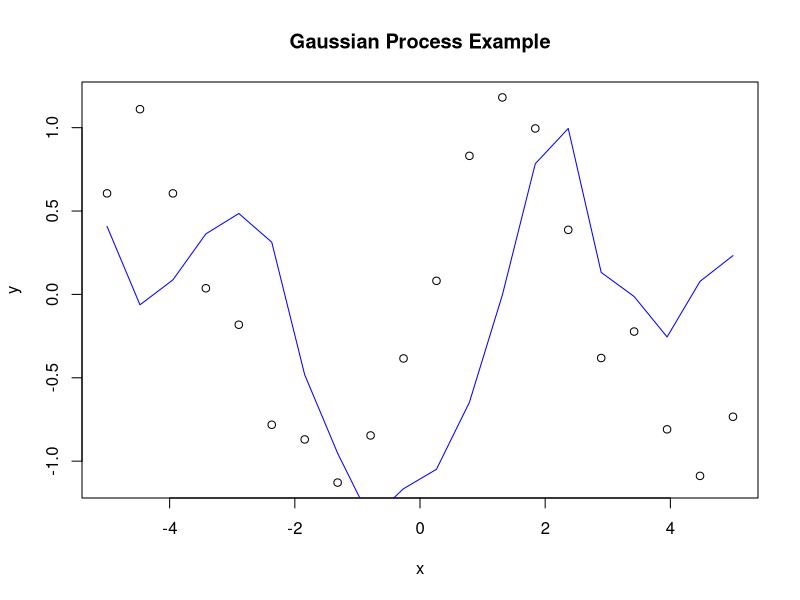
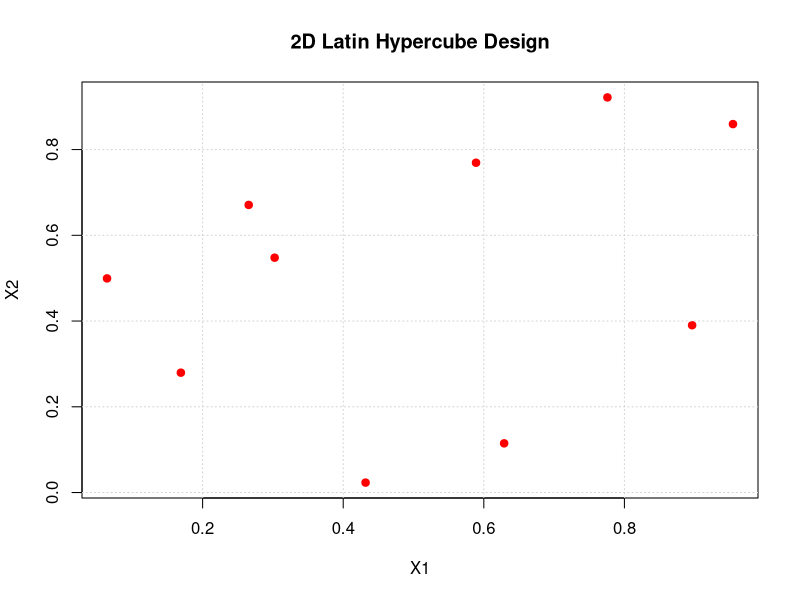

Generate these figures, in order, with R:
## ---- chunk 1
# Load library
library(MASS)

# Example data
x <- seq(-5, 5, length.out = 20)
y <- sin(x) + rnorm(20, 0, 0.2)

# RBF Kernel function
rbf_kernel <- function(x1, x2, l=1){
  exp(- (outer(x1, x2, "-")^2) / (2*l^2))
}

K <- rbf_kernel(x, x) + 0.01 * diag(20)

# Simulate from the Gaussian Process
y_sim <- mvrnorm(1, mu = rep(0, 20), Sigma = K)

# Plot
plot(x, y, main="Gaussian Process Example", xlab="x", ylab="y")
lines(x, y_sim, col="blue")
## ---- chunk 2
# Load library
library(lhs)

# Create a 2D Latin Hypercube Design with 10 points
set.seed(123)
design <- randomLHS(10, 2)

#Scale to [0,1]
design_scaled <- design

# Plot design
plot(design_scaled, main="2D Latin Hypercube Design",
xlab="X1", ylab="X2", pch=19, col="red")
grid()
